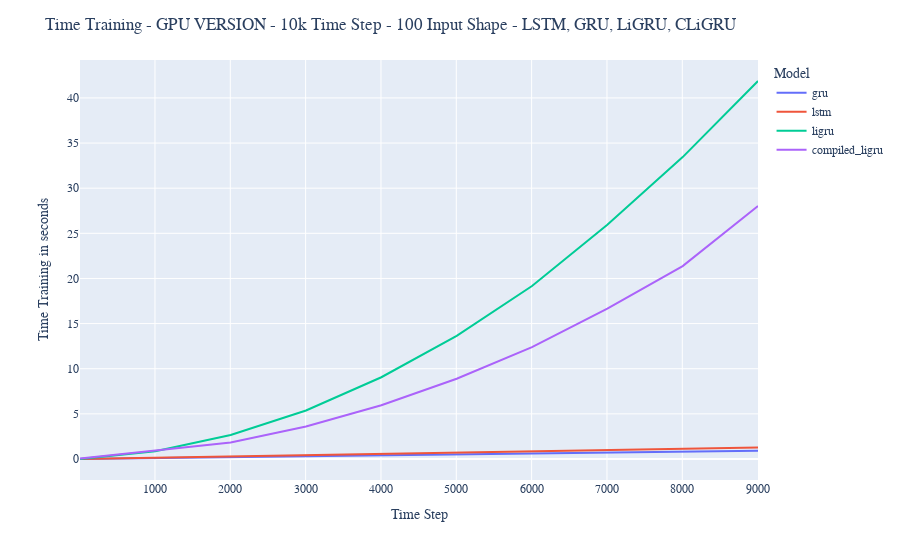

The notebook cell this image was saved under:
### Markdown cell above
## Plot training time results version heavy

### Code cell
fig = px.line(dfGpuHeavy,y="Time Training",
                 x="Time Step",
                 color='Model')

fig.update_yaxes(title_text="Time Training in seconds")

fig.update_layout(title="Time Training - GPU VERSION - 10k Time Step - 100 Input Shape - LSTM, GRU, LiGRU, CLiGRU",
                 font_family="Rockwell")

### Figure 1 — Plotly figure (JSON) as saved in the notebook; plotly's stock layout.template omitted (floating-point values rounded to 4 significant figures)
{"data": [{"hovertemplate": "Model=gru<br>Time Step=%{x}<br>Time Training=%{y}<extra></extra>", "legendgroup": "gru", "line": {"color": "#636efa", "dash": "solid"}, "mode": "lines", "name": "gru", "orientation": "v", "showlegend": true, "type": "scatter", "x": [5, 1005, 2005, 3005, 4005, 5005, 6005, 7005, 8005, 9005], "xaxis": "x", "y": [0.0004526, 0.1029, 0.2057, 0.3081, 0.4119, 0.5124, 0.617, 0.7217, 0.8278, 0.922], "yaxis": "y"}, {"hovertemplate": "Model=lstm<br>Time Step=%{x}<br>Time Training=%{y}<extra></extra>", "legendgroup": "lstm", "line": {"color": "#EF553B", "dash": "solid"}, "mode": "lines", "name": "lstm", "orientation": "v", "showlegend": true, "type": "scatter", "x": [5, 1005, 2005, 3005, 4005, 5005, 6005, 7005, 8005, 9005], "xaxis": "x", "y": [0.0004848, 0.1374, 0.2776, 0.4175, 0.5564, 0.6976, 0.8368, 0.9763, 1.115, 1.263], "yaxis": "y"}, {"hovertemplate": "Model=ligru<br>Time Step=%{x}<br>Time Training=%{y}<extra></extra>", "legendgroup": "ligru", "line": {"color": "#00cc96", "dash": "solid"}, "mode": "lines", "name": "ligru", "orientation": "v", "showlegend": true, "type": "scatter", "x": [5, 1005, 2005, 3005, 4005, 5005, 6005, 7005, 8005, 9005], "xaxis": "x", "y": [0.001749, 0.8528, 2.653, 5.374, 9.056, 13.65, 19.17, 25.96, 33.44, 41.87], "yaxis": "y"}, {"hovertemplate": "Model=compiled_ligru<br>Time Step=%{x}<br>Time Training=%{y}<extra></extra>", "legendgroup": "compiled_ligru", "line": {"color": "#ab63fa", "dash": "solid"}, "mode": "lines", "name": "compiled_ligru", "orientation": "v", "showlegend": true, "type": "scatter", "x": [5, 1005, 2005, 3005, 4005, 5005, 6005, 7005, 8005, 9005], "xaxis": "x", "y": [0.06106, 0.919, 1.827, 3.606, 5.958, 8.895, 12.4, 16.66, 21.37, 28.03], "yaxis": "y"}], "layout": {"font": {"family": "Rockwell"}, "legend": {"title": {"text": "Model"}, "tracegroupgap": 0}, "margin": {"t": 60}, "title": {"text": "Time Training - GPU VERSION - 10k Time Step - 100 Input Shape - LSTM, GRU, LiGRU, CLiGRU"}, "xaxis": {"anchor": "y", "domain": [0, 1], "title": {"text": "Time Step"}}, "yaxis": {"anchor": "x", "domain": [0, 1], "title": {"text": "Time Training in seconds"}}}}
